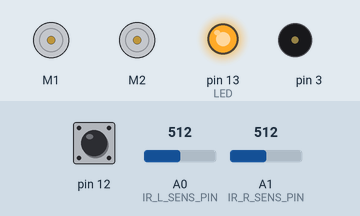
A sketch run on a simulated Arduino Uno, built with avr-gcc and run on an emulated ATmega328P. Shown: 2 × DC motor (green arrow = forward, orange = backward, longer = faster), output pins drawn as LEDs (lit = HIGH), buzzer (waves = sounding). The inputs (shaded band) are chosen by the test bench; at power-on: pin 12 HIGH, A0 (IR_L_SENS_PIN) = 512, A1 (IR_R_SENS_PIN) = 512.

Above: at 0.8 s.
0.9 s: pin 12 pulled LOW for 0.15 s
At 1.4 s:
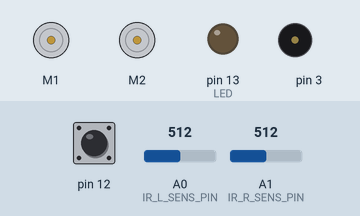
4.0 s: pin 12 pulled LOW for 3.2 s
At 7.8 s:
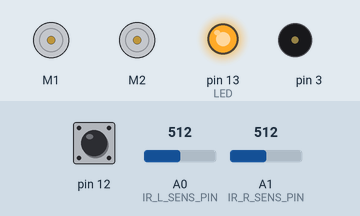
8.7 s: pin 12 pulled LOW for 1 s
At 16.1 s:
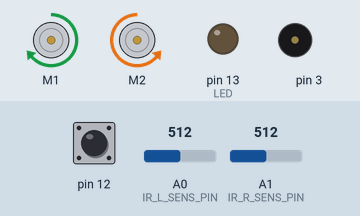
Timing chart, 0 to 17.6 s (numbered marks = the images above; inputs shaded):
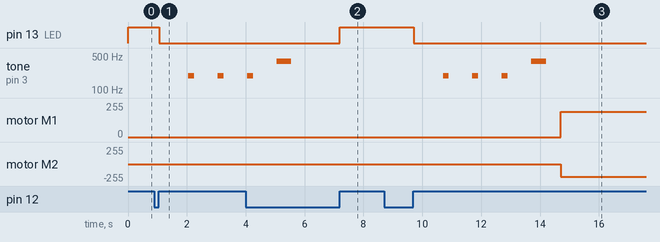

Measured:
- after the input at 0.9 s, pin 13 (LED): HIGH → LOW after 0.15 s; tone on pin 3: alternates 195 Hz for 0.20 s and silent for 0.80 s, starting after 1.2 s
- after the input at 4.0 s, pin 13 (LED): LOW → HIGH after 3.2 s; motor M1: stays stopped (without the input it goes to forward 191/255 after 2.1 s); motor M2: stays stopped (without the input it goes to backward 191/255 after 2.1 s)
- after the input at 8.7 s, pin 13 (LED): HIGH → LOW after 1.0 s; tone on pin 3: plays 195 Hz for 0.20 s, 195 Hz for 0.20 s, 195 Hz for 0.20 s, 391 Hz for 0.50 s, starting after 2.0 s; motor M1: stopped → forward 191/255 after 6.0 s; motor M2: stopped → backward 191/255 after 6.0 s

The sketch:

foofighter.ino
```cpp
// Public Library import
//=======================================================================
#include <ZumoShield.h>

//Local Library import
//=======================================================================
#include "Movement.h"
#include "Timer.h"
#include "Sens.h"

//Named Local Library
//=======================================================================
Movement mov;
Sens IR_R;
Sens IR_L;
Timer rev_timer;
Timer turn_timer;
Timer test_timer;

//Name of Public Library
//=======================================================================
ZumoBuzzer buzzer;
ZumoMotors flip;
Pushbutton button(ZUMO_BUTTON); // pushbutton on pin 12
ZumoReflectanceSensorArray sensors(QTR_NO_EMITTER_PIN);
//=======================================================================

const int LED = 13;

// Constants to the Case-system
const int REV_L = 1001;
const int REV_R = 1002;
const int TURN_L = 1003;
const int TURN_R = 1004;
const int FORWARD = 1005;
const int FORWARD_L = 1006;
const int FORWARD_R = 1007;
const int SEARCH = 1008;
int currentState = SEARCH;

//Combined reverse and turn commands
//=======================================================================

const int REVERSE = 1002;
const int TURN = 1004;

// array AND defenition for the ground sensor
//=======================================================================

const int NUM_SENSORS = 6;
unsigned int sensor_values[NUM_SENSORS];
int GroundSens_L = sensor_values[5];
int GroundSens_H = sensor_values[0];

// constant variables to the IR-sensors
//=======================================================================

const int IR_L_SENS_PIN = A0;
const int IR_R_SENS_PIN = A1;
const int IRLIMIT = 180;

// the treshold for the floor sensors
//=======================================================================

const int QTR_THRESHOLD = 1500; // microseconds 1500

//motor speed
//=======================================================================

const int REVERSE_SPEED = 300; // 0 is not moving, 400 is full speed
const int TURN_SPEED = 300;
const int FORWARD_SPEED = 400;

// different time durations
//========================================================================

const int REVERSE_DURATION = 1000; // ms
const int TURN_DURATION = 2000; // ms
const int TEST_DURATION = 10000; // ms

// functions
//========================================================================

// Function that is used to start the robot and play a countdown for 5 seconds
// this wait period is required for the competition
void waitForButtonAndCountDown()
{
  digitalWrite(LED, HIGH);
  button.waitForButton();
  digitalWrite(LED, LOW);

  // play audible countdown, this sequence last for 5 seconds
  for (int i = 0; i < 3; i++)
  {
    delay(1000);
    buzzer.playNote(NOTE_G(3), 200, 15);
  }
  delay(1000);
  buzzer.playNote(NOTE_G(4), 500, 15);
  delay(1000);
  //test_timer.getTimer(TEST_DURATION);
}

// A function to change the global variable currentState, which is used to
// to determine what action robot is about to do
void changeStateTo (int newState)
{
  currentState = newState;
}

// a function to test the ground sensors
void sensorValues()
{
  Serial.print("Sensor 0 detects: ");
  Serial.println(GroundSens_H);
  Serial.print("Sensor 5 detects: ");
  Serial.println(GroundSens_L);
  Serial.println("");
}

//========================================================================

void setup()
{
  // Replace true and false if the motors are spinning in the wrong direction
  flip.flipLeftMotor(true);
  flip.flipRightMotor(false);

  // Turn on led
  pinMode(LED, HIGH);

  // Wait for buttonpress to start a countdown and end setup sequence after countdown
  waitForButtonAndCountDown();

}

void loop()
{

  // Initialize speeds, and puts them inside of Movement class
  mov.initSpeed(FORWARD_SPEED, REVERSE_SPEED, TURN_SPEED, REVERSE_DURATION, TURN_DURATION);

  // the command for the starting sequence
  if (button.isPressed())
  {
    // if button is pressed, stop and wait for another press to go again
    mov.wait();
    button.waitForRelease();
    waitForButtonAndCountDown();
  }

  //Actual actions after initializing
  //================================================================================
  //IR sens readings

  int ir_R = IR_R.readIR(IR_R_SENS_PIN, IRLIMIT);
  int ir_L = IR_L.readIR(IR_L_SENS_PIN, IRLIMIT);

  // movement controll
  //================================================================================

  //if the right-most ground sensor detects anything, it will reverse. This action can't be canceled
  if (GroundSens_L < QTR_THRESHOLD)
  {
    rev_timer.getTimer(REVERSE_DURATION);
    changeStateTo(REV_L);
  }
  //if the left-most ground sensor detects anything, it will reverse. This action can't be canceled
  else if (GroundSens_H < QTR_THRESHOLD)
  {
    rev_timer.getTimer(REVERSE_DURATION);
    changeStateTo(REV_R);
  }
  // if both ir-sensors detect and it is not reversing it will move straight
  else if (currentState > REVERSE and ir_L and ir_R)
  {
    changeStateTo(FORWARD);
  }
  // if left ir-sensor detect and it is not reversing it will move straight and to the left
  else if (currentState > REVERSE and ir_L and !ir_R)
  {
    changeStateTo(FORWARD_L);
  }
  // if right ir-sensor detect and it is not reversing it will move straight and to the right
  else if (currentState > REVERSE and !ir_L and ir_R)
  {
    changeStateTo(FORWARD_R);
  }
  // if none of the sensor detect anything it will go into search mode to find the opponent
  else if (currentState > TURN and !ir_L and !ir_R)
  {
    changeStateTo(SEARCH);
  }

  // motor controll
  //================================================================================
  switch (currentState)
  {
    // the motor command to go forward
    case FORWARD:
      mov.forward();
    break;

    // the motor command to go forward and to the left
    case FORWARD_L:
      mov.forward_L();
    break;

    // the motor command to go forward and to the right
    case FORWARD_R:
      mov.forward_R();
    break;

    // the motor commnad to reverse. This cannot be canceled
    case REV_L:
      mov.rev();
      if (rev_timer.timerHasExpired())
      {
        turn_timer.getTimer(TURN_DURATION);
        changeStateTo(TURN_L);
      }
    break;

    // the motor commnad to reverse. This cannot be canceled
    case REV_R:
      mov.rev();
      if (rev_timer.timerHasExpired())
      {
        turn_timer.getTimer(TURN_DURATION);
        changeStateTo(TURN_R);
      }
    break;

    // the motor command to turn to the right. This commando can be canceled if the IR-sens detects anything
    case TURN_R:
      mov.turn_R();
      if (turn_timer.timerHasExpired())
      {
        changeStateTo(SEARCH);
      }
    break;

    // the motor command to turn to the left. This commando can be canceled if the IR-sens detects anything
    case TURN_L:
      mov.turn_L();
      if (turn_timer.timerHasExpired())
      {
        changeStateTo(SEARCH);
      }
    break;

    // the motor command to search for the opponent
    case SEARCH:
      mov.search();
    break;
  }
}
```

Movement.cpp
```cpp
#include "Movement.h"
#include <ZumoShield.h>
#include <Wire.h>

ZumoMotors motors;

Movement::Movement()
  {
     FORWARD_SPEED = 0;
     REVERSE_SPEED = 0;
     TURN_SPEED = 0;
     REVERSE_DURATION = 0;
     TURN_DURATION = 0;
  }

void Movement::initSpeed(int forward, int reverse, int turn, int reverse_dur, int turn_dur)
  {
    REVERSE_SPEED = reverse;
    FORWARD_SPEED = forward;
    TURN_SPEED = turn;
    REVERSE_DURATION = reverse_dur;
    TURN_DURATION = turn_dur;
  }

void Movement::rev()
  {
    // set both motors to reverse
    motors.setSpeeds(-REVERSE_SPEED, -REVERSE_SPEED);
  }

void Movement::forward()
  {
    // set both motors to forward
    motors.setSpeeds(FORWARD_SPEED, FORWARD_SPEED);
  }

  void Movement::forward_L()
  {
    // set both motors to forward
    motors.setSpeeds(FORWARD_SPEED/2, FORWARD_SPEED);
  }

  void Movement::forward_R()
  {
    // set both motors to forward
    motors.setSpeeds(FORWARD_SPEED, FORWARD_SPEED/2);
  }

void Movement::wait()
  {
    motors.setSpeeds(0, 0);
  }

void Movement::turn_L()
  {
    motors.setSpeeds(TURN_SPEED/4, TURN_SPEED);
  }

void Movement::turn_R()
  {
    motors.setSpeeds(TURN_SPEED, TURN_SPEED/4);
  }

void Movement::search()
  {
    motors.setSpeeds(FORWARD_SPEED/2.5, FORWARD_SPEED/1.2);
  }
```

Movement.h
```cpp
// The class for the movement functions
//=======================================================================

#ifndef Movement_h
#define Movement_h
#include "Arduino.h"

class Movement
  {
  public:
    void forward();
    void forward_L();
    void forward_R();
    void rev();
    void turn_L();
    void turn_R();
    void search();
    void wait();
    void initSpeed(int forward, int reverse, int turn, int reverse_dur, int turn_dur);
    Movement();
  private:
    int FORWARD_SPEED;
    int REVERSE_SPEED;
    int TURN_SPEED;
    int REVERSE_DURATION;
    int TURN_DURATION;
  };

#endif
```

Sens.cpp
```cpp
#include "Sens.h"

Sens::Sens()
{
  val = 0;
}

bool Sens::readIR(int pin, int limit)
{
  bool IR;
  val = analogRead(pin);

  if (val >= limit)
  {
    IR = true;
  }
  else
  {
    IR = false;
  }
  return IR;
}
```

Sens.h
```cpp
// The class for the IR-sems functions
//=======================================================================

#ifndef Sens_h
#define Sens_h
#include "Arduino.h"

class Sens
{
  public:
    bool readIR(int pin, int limit);
    Sens();

  private:
    int val;
};


#endif
```

Timer.cpp
```cpp
#include "Timer.h"

Timer::Timer()
{
  nextTimeout = 0;
}

void Timer::getTimer(int duration)
{
  nextTimeout = millis() + duration;
}

bool Timer::timerHasExpired()
{
  bool timerExpired = (millis() >= nextTimeout);
  return timerExpired;
}
```

Timer.h
```cpp
// The class for the timer functions
//=======================================================================

#ifndef Timer_h
#define Timer_h
#include "Arduino.h"

class Timer
{
  public:
    void getTimer(int duration);
    bool timerHasExpired();
    Timer();

  private:
    unsigned long nextTimeout;
};

#endif
```
